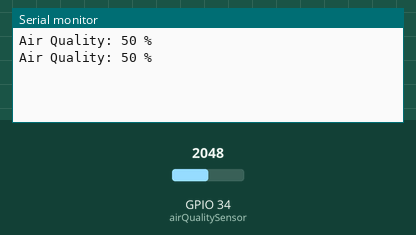
Recording of a sketch running on a simulated ESP32. Shown: the last lines printed to the serial monitor. Inputs (shaded band) come from the test bench; at power-on: GPIO 34 (airQualitySensor) = 2048.

Above: at 1.8 s.
1.9 s: GPIO 34 (airQualitySensor) set to 2866
At 2.8 s:
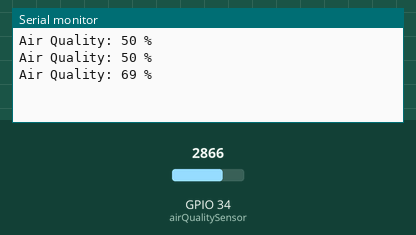
3.4 s: GPIO 34 (airQualitySensor) set to 3603
At 4.4 s:
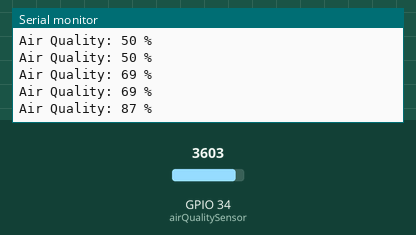
Timing chart, 0 to 6.4 s (numbered marks = the images above; inputs shaded):
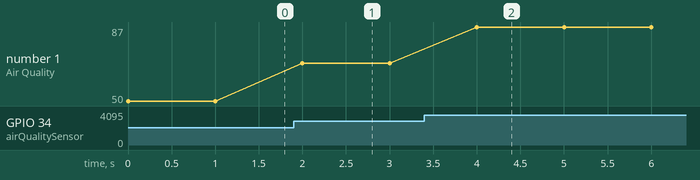

The sketch:

Air_Quality_Sensor.ino
```cpp
#define airQualitySensor 34

void setup() {
  Serial.begin(9600);
}

void loop() {
  int value = analogRead(airQualitySensor);
  int percent = map(value, 0, 4095, 0, 100);

  Serial.print("Air Quality: ");
  Serial.print(percent);
  Serial.println(" %");

  delay(1000);
}
```

Measured:
- after the input at 1.9 s, the serial monitor: prints a new line after 0.10 s (image 1)
- after the input at 3.4 s, the serial monitor: prints a new line after 0.60 s (image 2)
- plotted number 1: 50 → 69 after the input at 1.9 s, 69 → 87 after the input at 3.4 s
